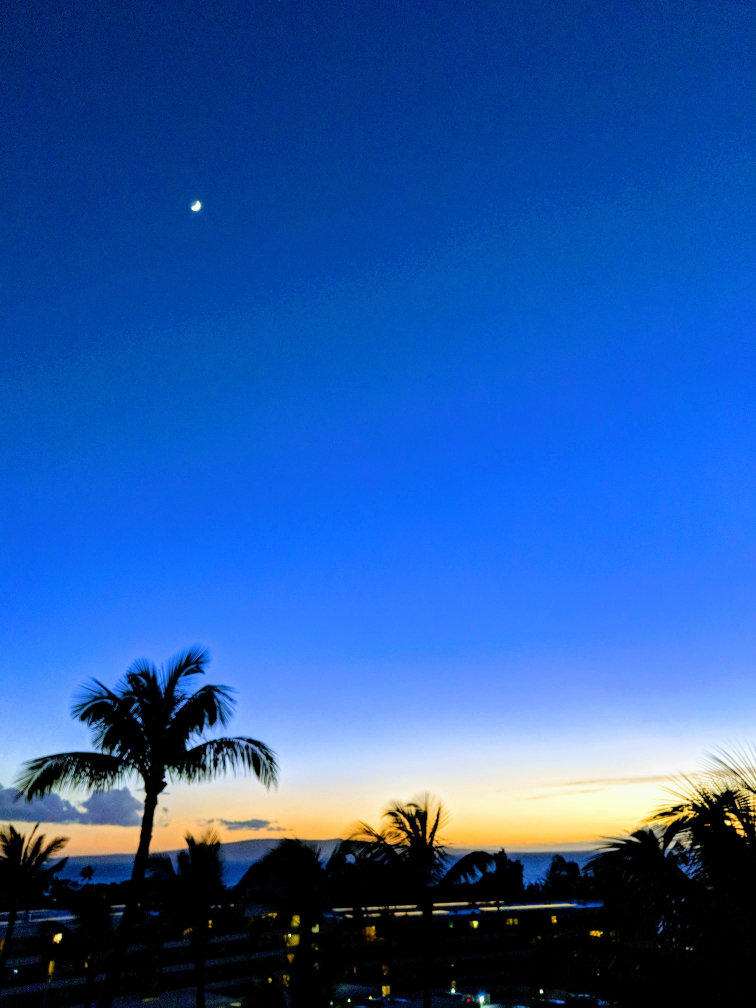
#> input picture inputs/hawaii_night.jpg, 3024 x 4032 px (shown at 1/4 size)
$ python day02.py
#> lines starting #> are read from the running program, lines starting #| are printed output that depends on the picture
import os

import matplotlib
import matplotlib.image as mpimg
import numpy as np
import numpy.random
import pandas as pd
import pylab as pl
from plotnine import *
from scipy.spatial import Delaunay
from skimage import feature


def rgb2gray(rgb):
	return np.dot(rgb[...,:3], [0.2989, 0.5870, 0.1140])


def dither_with_points(fname, num_points, background_color="black"):
#> called with fname = 'inputs/hawaii_night.jpg', num_points = 100000, background_color = 'black'
	dimg = mpimg.imread(fname)  # Read the image
#> dimg is the input picture: shape (4032, 3024, 3); mean R, G, B 36.8, 87.9, 164.5
	if len(dimg.shape) > 2:
		dimg = rgb2gray(dimg)		# Turn to grayscale
#> in rgb2gray, `return np.dot(rgb[...,:3], [0.2989, 0.5870, 0.1140])`:
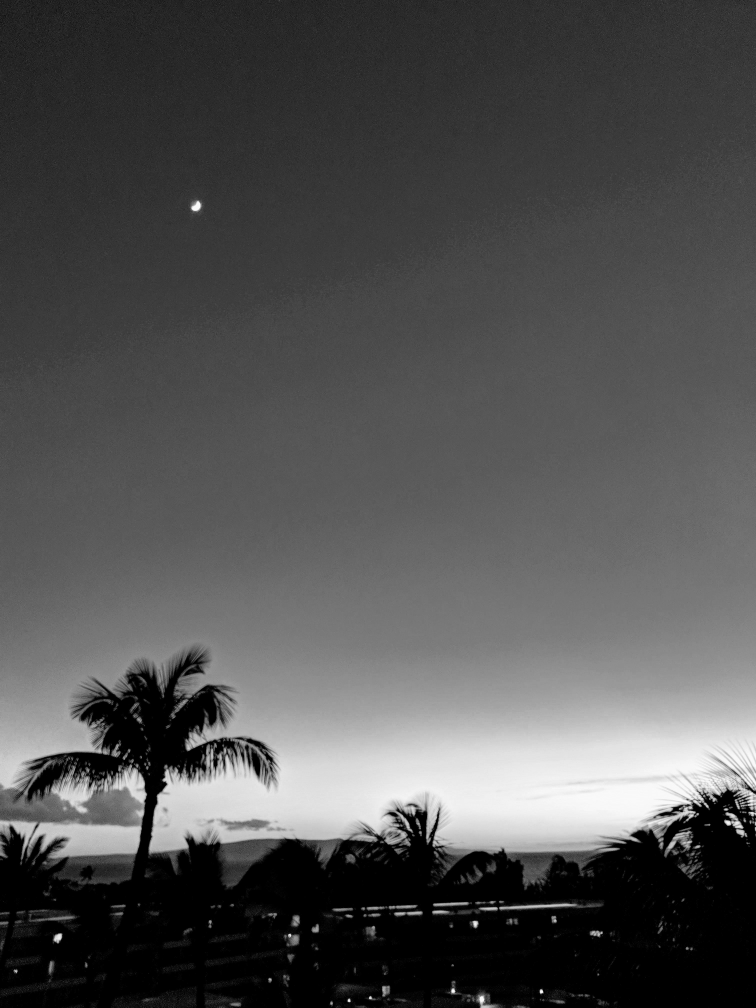
#> returned value: shape (4032, 3024) float64 (shown at 1/4 size); min 0, max 254.7, mean 81.3

	# We'll aggregate squares of pixels into one point.
	# First we figure out how many pixels should go into each square.
	img_height, img_width = dimg.shape
#> img_height = 4032; img_width = 3024
	cell_height = int(np.floor(np.sqrt(img_height * img_width / num_points)))
#> cell_height = 11
	cell_width = cell_height
#> cell_width = 11

	# Create a dataframe for each point.
	data = []
	max_val = dimg.max()
#> max_val = 254.7
	for y in range(0, img_height, cell_height):
		for x in range(0, img_width, cell_width):
			cell_color = dimg[y:y+cell_height, x:x+cell_height].mean() / max_val
			data.append({
				"x": x,
				"y": y,
				"val": cell_color
			})
#> after the loop, data = 100925 items
	df = pd.DataFrame(data)
#> df = table of 100925 rows and 3 columns

	# Randomly make the point be black or white depending on the grayscale value.
	df["is_on"] = np.random.rand(len(df)) < df["val"].values

	# Plot the image!
#> (the run stopped early here; a loop or call above may not have finished)
